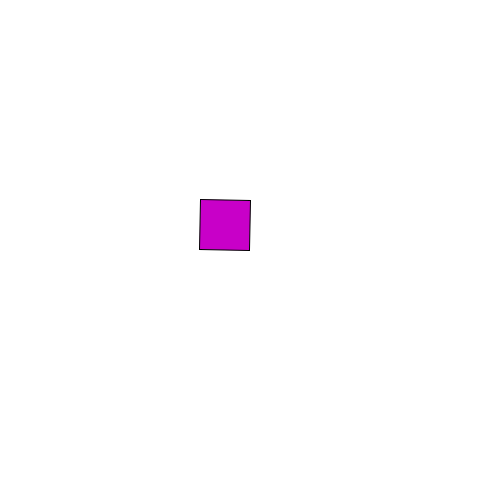
Frame 1 (no input)
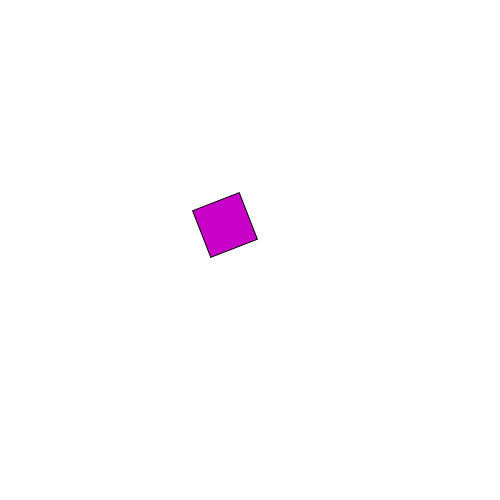
Frame 60 (no input)
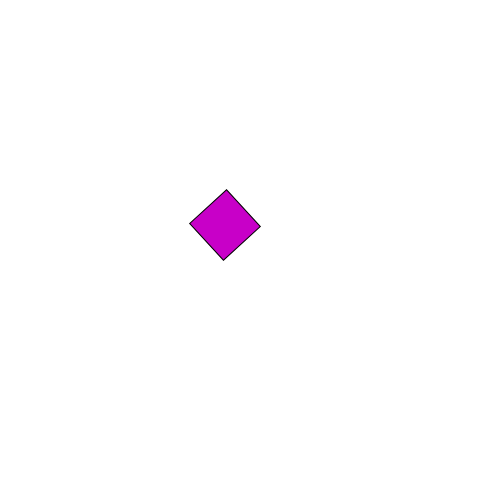
Frame 120 (the mouse pressed at the canvas centre since frame 60)

The p5.js sketch that drew these frames (run headless with seeded random() and noise() and a simulated clock; from frame 60 on, the mouse is pressed at the canvas centre):

// p5.js sketch
// ── sketch.js
//The code example was written by Stavros Didakis
//for the needs of the P5.js workshop
//OFCourse, Thursday 5 July 2018 - Sunday 8 July 2018
//Shanghai, China

//03_Rotation

//Set variables
let size = 50;
//let angle = 0;
//let jitter = 0;

function setup() {
  createCanvas(500, 500);
  rectMode(CENTER);
}

function draw() {
  background(255);
  fill(200, 0, 200);

  //if (second() % 2 == 0) jitter = random(-0.1, 0.1);
  //angle = angle + jitter;
  //let c = cos(angle); //variable c defines the final rotation

  push();
  translate(width/2-25, height/2-25);
  rotate(frameCount / 50.0);
  //rotate(c);
  rect(0, 0, size, size);
  pop();
}
